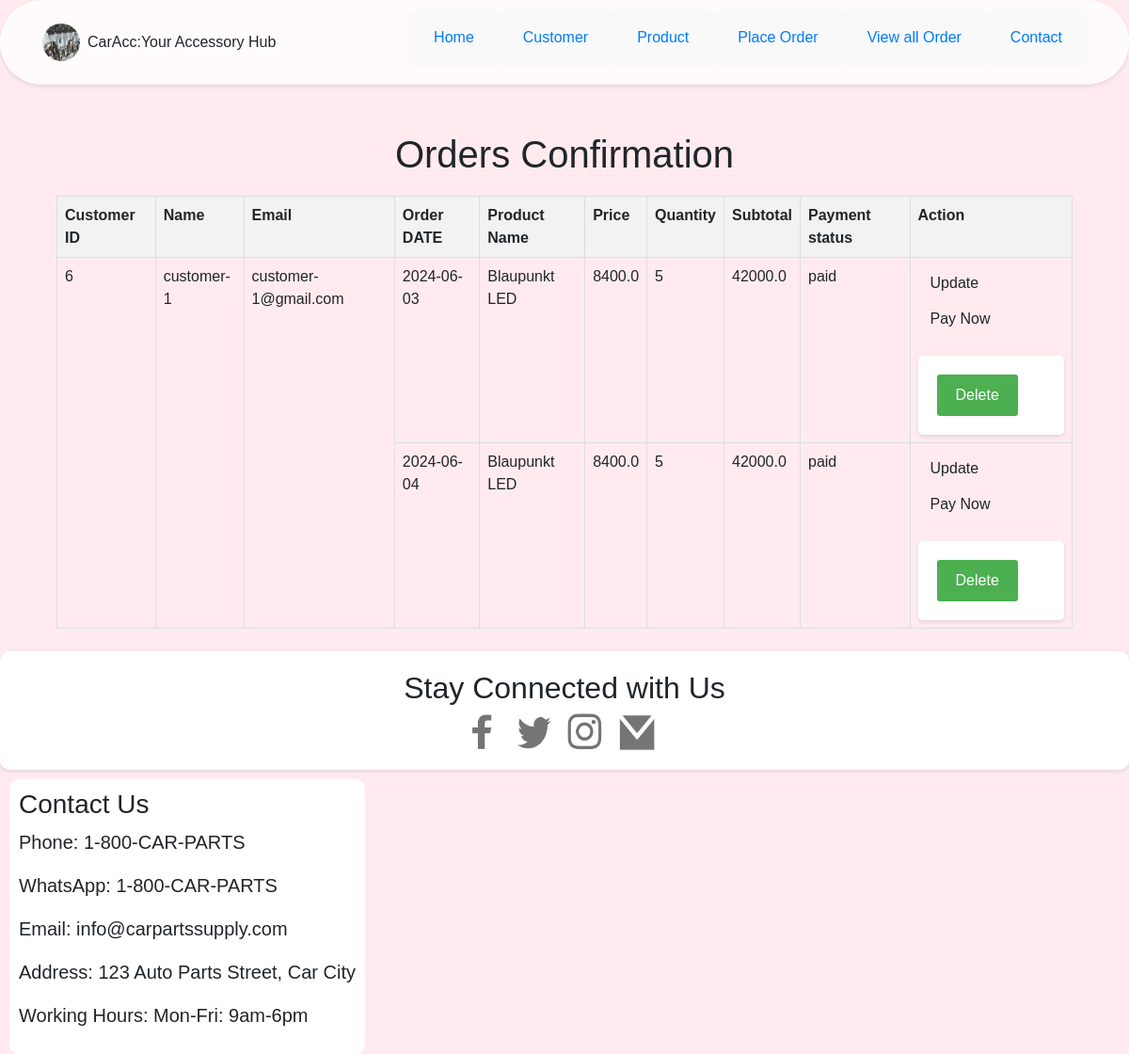
Page /orders_conf on the committed database.
### tables this page shows
CREATE TABLE orders (id INTEGER PRIMARY KEY AUTOINCREMENT, customer_id INTEGER, product_id INTEGER, quantity INTEGER, order_date DATE, payment_status TEXT DEFAULT unpaid, FOREIGN KEY (customer_id) REFERENCES customers(id), FOREIGN KEY (product_id) REFERENCES products(id));

CREATE TABLE customers (id INTEGER PRIMARY KEY AUTOINCREMENT, name TEXT, email TEXT, address TEXT);

CREATE TABLE product (id INTEGER PRIMARY KEY AUTOINCREMENT, name TEXT, model TEXT, price REAL, quantity INTEGER);

### app.py (the view)
@app.route('/orders_conf')
def orders_conf():
    conn = sqlite3.connect('database.db')
    cur = conn.cursor()
    cur.execute("""
        SELECT c.id, c.name, c.email, o.id, p.name, p.price, o.quantity, (p.price * o.quantity) AS subtotal, o.order_date, o.payment_status
        FROM customers AS c
        LEFT JOIN orders AS o ON c.id = o.customer_id
        LEFT JOIN product AS p ON o.product_id = p.id
        ORDER BY c.id, o.id
    """)
    results = cur.fetchall()
    customers = {}
    for row in results:
        customer_id = row[0]
        if customer_id not in customers:
            customers[customer_id] = {
                'id': customer_id,
                'name': row[1],
                'email': row[2],
                'orders': []
            }
        if row[3] is not None:
            customers[customer_id]['orders'].append({
                'order_id': row[3],
                'product_name': row[4],
                'price': row[5],
                'quantity': row[6],
                'subtotal': row[7],
                'order_date': row[8],
                'payment_status': row[9]
            })
    for customer in customers.values():
        customer['total'] = sum(order['subtotal'] or 0 for order in customer.get('orders', []))
    conn.close()
    return render_template('orders_conf.html', customers=customers)

### templates/orders_conf.html (shortened to what this page needs)
<!DOCTYPE html>
<html lang="en">
<head>
    <link rel="stylesheet" href="{{ url_for('static', filename='styles.css') }}">
    <link rel="stylesheet" href="{{ url_for('static', filename='index.css') }}">
    <link rel="stylesheet" href="{{ url_for('static', filename='order.css') }}">
</head>
<body>
    <header class="fixed-top oval-header">
        <nav>
            <div class="container d-flex justify-content-between align-items-center">
                <div class="d-flex align-items-center">
                    <img src="{{ url_for('static', filename='logo.png') }}" alt="Logo" class="logo">
                    <span class="ml-2">CarAcc:Your Accessory Hub</span>
                </div>
                <ul class="nav">
                    <li class="nav-item"><a class="nav-link" href="{{ url_for('body') }}">Home</a></li>
                    <li class="nav-item">
                        <a class="nav-link" href="{{ url_for('index') }}">Customer</a>
                    </li>
                    <li class="nav-item"><a class="nav-link" href="{{ url_for('products') }}">Product</a></li>
                    <li class="nav-item"><a class="nav-link" href="{{ url_for('select_products') }}">Place Order</a></li>
                    <li class="nav-item"><a class="nav-link" href="{{ url_for('orders_conf') }}">View all Order</a></li>
                    <li class="nav-item"><a class="nav-link" href="#contact">Contact</a></li>
                </ul>
            </div>
        </nav>
    </header>
    <main class="main-content container">
        <div class="container">
            <h1>Orders Confirmation</h1>
            <table border="1">
                <thead>
                    <tr>
                        <th>Customer ID</th>
                        <th>Name</th>
                        <th>Email</th>
                        <th>Order DATE</th>
                        <th>Product Name</th>
                        <th>Price</th>
                        <th>Quantity</th>
                        <th>Subtotal</th>
                        <th>Payment status</th>
                        <th>Action</th>
                    </tr>
                </thead>
                <tbody>
                    {% for customer in customers.values() %}
                        {% for order in customer.orders %}
                            <tr>
                                {% if loop.first %}
                                    <td rowspan="{{ customer.orders|length }}">{{ customer.id }}</td>
                                    <td rowspan="{{ customer.orders|length }}">{{ customer.name }}</td>
                                    <td rowspan="{{ customer.orders|length }}">{{ customer.email }}</td>
                                {% endif %}
                                <td>{{ order.order_date }}</td>
                                <td>{{ order.product_name }}</td>
                                <td>{{ order.price }}</td>
                                <td>{{ order.quantity }}</td>
                                <td>{{ order.subtotal }}</td>
                                <td>{{ order.payment_status }}</td>
                                <td>
                                    <a href="{{ url_for('update_order', order_id=order.order_id) }}" class="btn">Update</a>
                                    <a href="{{ url_for('process_payment', customer_id=customer['id']) }}" class="btn">Pay Now</a>
                                    <form action="{{ url_for('delete_order', order_id=order.order_id) }}" method="POST">
                                        <button type="submit">Delete</button>
                                    </form>
                                </td>
                            </tr>
                        {% endfor %}
                    {% endfor %}
                </tbody>
            </table>
        </div>
    </main>
    {% include 'footer.html' %}
</body>
</html>

### templates/footer.html (shortened to what this page needs)
<!DOCTYPE html>
<html lang="en">
<head>
    <link href="https://maxcdn.bootstrapcdn.com/bootstrap/4.5.2/css/bootstrap.min.css" rel="stylesheet">
    <link rel="stylesheet" href="{{ url_for('static', filename='styles.css') }}">
</head>
<section id="contact" class="stay-connected-box mt-4 text-center">
    <h2>Stay Connected with Us</h2>
    <div class="social-icons">
        <a href="#"><img src="{{ url_for('static', filename='fb.png') }}" alt="Facebook"></a>
        <a href="#"><img src="{{ url_for('static', filename='tw.png') }}" alt="Twitter"></a>
        <a href="#"><img src="{{ url_for('static', filename='ig.png') }}" alt="Instagram"></a>
        <a href="mailto:priyadarshinip658@gmail.com"><img src="{{ url_for('static', filename='mail.png') }}" alt="Mail"></a>
    </div>
</section>
    <footer class="footer">
        <div class="map-container">
            <div class="contact-box">
                <h3>Contact Us</h3>
                <p>Phone: 1-800-CAR-PARTS</p>
                <p>WhatsApp: 1-800-CAR-PARTS</p>
                <p>Email: info@carpartssupply.com</p>
                <p>Address: 123 Auto Parts Street, Car City</p>
                <p>Working Hours: Mon-Fri: 9am-6pm</p>
            </div>
        </div>
    </footer>
</html>

### static/styles.css (style rules this page uses)
body { background-color: #ffebef; font-family: Arial, sans-serif; }
.oval-header { background-color: rgba(255, 255, 255, 0.8); border-radius: 50px; padding: 10px 20px; box-shadow: 0 2px 4px rgba(0, 0, 0, 0.1); }
.logo { width: 40px; height: 40px; border-radius: 50%; }
.main-content { margin-top: 100px; }
p { font-size: 20px; }
.stay-connected-box { background-color: #ffffff; padding: 20px; margin-top: 20px; border-radius: 10px; box-shadow: 0 2px 4px rgba(0, 0, 0, 0.1); text-align: center; }
.stay-connected-box .social-icons img { width: 40px; height: 40px; margin-right: 10px; }
.map-container { position: relative; }
.contact-box { position: absolute; top: 10px; left: 10px; background-color: #ffffff; padding: 10px; border-radius: 10px; }

### static/index.css (style rules this page uses)
body { background-color: #ffebef; font-family: Arial, sans-serif; }
.main-content { padding-top: 40px; }
h1 { text-align: center; margin-bottom: 20px; }
ul { list-style-type: none; padding: 0; }
li { background-color: #f9f9f9; padding: 10px; margin-bottom: 10px; border-radius: 5px; }
form button { background-color: #4caf50; color: #fff; padding: 10px 20px; border: none; border-radius: 3px; cursor: pointer; }
form { background-color: #fff; padding: 20px; border-radius: 5px; box-shadow: 0 2px 4px rgba(0,0,0,0.1); margin-top: 20px; max-width: 400px; margin-left: auto; margin-right: auto; }
.main-content,.form,.record { padding-top: 40px; }

### static/order.css (style rules this page uses)
table { width: 100%; border-collapse: collapse; margin-top: 20px; }
table, th, td { border: 1px solid #ddd; padding: 8px; vertical-align: middle; word-wrap: break-word; table-layout: auto; }
th, td { padding: 8px; text-align: left; vertical-align: top; }
th { background-color: #f2f2f2; }
button { background-color: #4CAF50; color: black; border: none; padding: 5px 10px; text-align: center; text-decoration: none; display: inline-block; font-size: 10px; margin: 2px; cursor: pointer; border-radius: 4px; }

### rows in the picture
orders: id "6", order_date "2024-06-03", product_name "Blaupunkt LED", price "8400.0", quantity "5", subtotal "42000.0", payment_status "paid"
customers: name "customer-1", email "customer-1@gmail.com"
orders: order_date "2024-06-04", product_name "Blaupunkt LED", price "8400.0", quantity "5", subtotal "42000.0", payment_status "paid"
